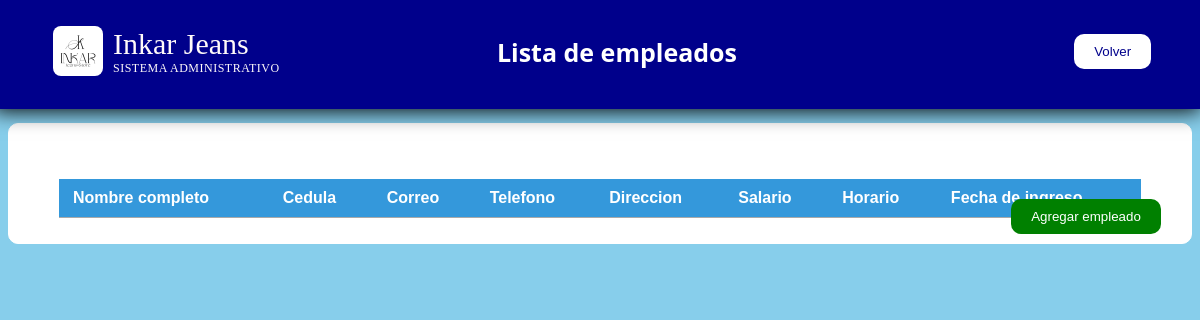
The app's page /empleados, older data.
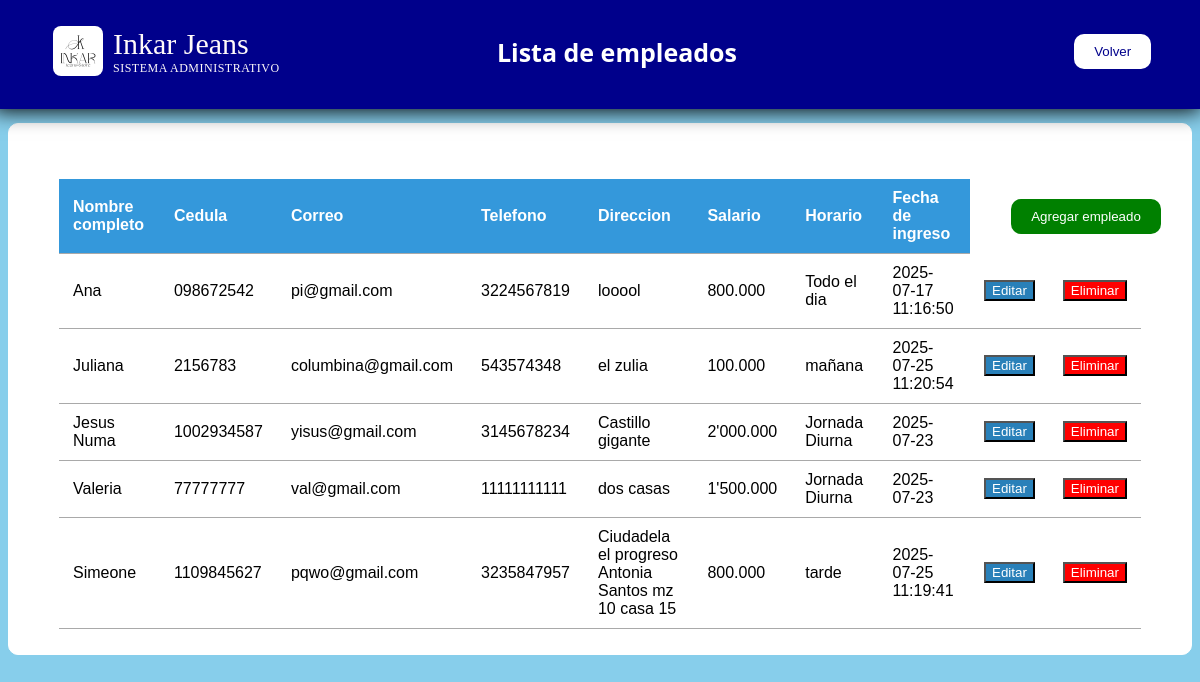
The same page, newer data.
### app.py (models this page shows)
class Empleado(tablita):
    __tablename__="Empleados"
    id=Column(Integer, primary_key=True)
    nombre=Column(String(50), nullable=False)
    cedula=Column(String(50), nullable=False)
    correo=Column(String(50), nullable=False)
    telefono=Column(String(50), nullable=False)
    direccion=Column(String(50), nullable=False)
    salario=Column(String(50), nullable=False)
    horario=Column(String(50), nullable=False)
    fechaingreso=Column(String(50), default=datetime.now().strftime("%Y-%m-%d"))
    horas_trabajadas = relationship("HorasTrabajadas", back_populates="empleado", cascade="all, delete-orphan")

### app.py (the view)
@app.route('/empleados')
def empleados():
    lista_empleados=session.query(Empleado).all()
    return render_template('empleados.html', empleados=lista_empleados)

### templates/empleados.html (shortened to what this page needs)
<!DOCTYPE html>
<html>
    <head>
        <link rel="stylesheet" href="{{url_for('static', filename='empleados.css')}}">
    </head>
    <body>
        <div class="contenedor">
            <div class="logo">
                <img src="{{url_for('static', filename='imgs/logoInkar.jpg')}}">
                <div class="titu">
                    Inkar Jeans<br>
                    <span>SISTEMA ADMINISTRATIVO</span>
                </div>
            </div>
            <h2 class="texnav">Lista de empleados</h2>
            <a href="{{url_for('administracion')}}"><button class="botonvolver">Volver</button></a>
        </div>
        <section class="panel">
            <a href="{{url_for('agregar_empleado')}}"><button class="agregaremple">Agregar empleado</button></a>
            <table>
                <thead>
                    <tr>
                        <th>Nombre completo</th>
                        <th>Cedula</th>
                        <th>Correo</th>
                        <th>Telefono</th>
                        <th>Direccion</th>
                        <th>Salario</th>
                        <th>Horario</th>
                        <th>Fecha de ingreso</th>
                    </tr>
                </thead>
                <tbody>
                    {% for dato in empleados %}
                    <tr>
                        <td>{{dato.nombre}}</td>
                        <td>{{dato.cedula}}</td>
                        <td>{{dato.correo}}</td>
                        <td>{{dato.telefono}}</td>
                        <td>{{dato.direccion}}</td>
                        <td>{{dato.salario}}</td>
                        <td>{{dato.horario}}</td>
                        <td>{{dato.fechaingreso}}</td>
                        <td>
                            <a href="{{url_for('editar_empleado', id=dato.id)}}"><button>Editar</button></a>
                        </td>
                        <td>
                            <form method="POST" action="{{url_for('eliminar_empleado', id=dato.id)}}" onsubmit="return confirm('¿Seguro que quiere eliminar este empleado?');">
                                <button type="submit">Eliminar</button>
                            </form>
                        </td>
                    </tr>
                    {% endfor %}
                </tbody>
            </table>
        </section>
    </body>
</html>

### static/empleados.css (style rules this page uses)
body { background-color: skyblue; background-repeat: no-repeat; background-size: cover; color: black; }
.contenedor { background-color: darkblue; box-shadow: 0 2px 20px black; padding: 20px 50px; display: flex; justify-content: space-between; align-items: center; position: relative; bottom: 14px; right: 15px; width: 93.6%; }
.panel { background-color: white; border-radius: 10px; box-shadow: 0, 2px 6px rgb(0, 0, 0, 0.1); max-width: 1200px; margin: auto; padding: 5px 50px; border: 1px solid white; font-family: Arial, Helvetica, sans-serif; }
h2 { text-align: center; margin-bottom: 20px; color: white; position: relative; right: 50px; font-size: 30px; }
.logo { display: flex; position: relative; left: 10px; }
.logo img { width: 50px; height: 50px; border-radius: 8px; transition: transform 0.3s ease; }
.logo span { display: block; letter-spacing: 0.5px; color: snow; font-size: 12px; }
.titu { color: snow; position: relative; font-size: 30px; left: 10px; top: 1px }
.texnav { color: white; display: flex; align-items: center; font-family: 'Segoe UI', Tahoma, Geneva, Verdana, sans-serif; font-size: 25px; }
.agregaremple { background-color: green; color: white; border: none; border-radius: 10px; padding: 10px 16px; cursor: pointer; margin-bottom: 15px; padding: 10px 20px; position: relative; left: 88%; top: 70px; }
.botonvolver { background-color: white; color: darkblue; cursor: pointer; border: none; border-radius: 10px; padding: 10px 20px; }
table { width: 100%; border-collapse: collapse; margin-bottom: 20px; }
thead { background-color: #3498db; color: white; }
th, td { padding: 10px 14px; text-align: left; border-bottom: 1px solid darkgray; }
button { background-color: #2980b9; color: white; }
button[type="submit"] { background-color: red; color: white; }

Row changes from the older to the newer data that the page shows:
added Empleado: nombre "Ana", cedula "098672542", correo "pi@gmail.com", telefono "3224567819", direccion "looool", salario "800.000", horario "Todo el dia", fechaingreso "2025-07-17 11:16:50"
added Empleado: nombre "Juliana", cedula "2156783", correo "columbina@gmail.com", telefono "543574348", direccion "el zulia", salario "100.000", horario "mañana", fechaingreso "2025-07-25 11:20:54"
added Empleado: nombre "Jesus Numa", cedula "1002934587", correo "yisus@gmail.com", telefono "3145678234", direccion "Castillo gigante", salario "2'000.000", horario "Jornada Diurna", fechaingreso "2025-07-23"
added Empleado: nombre "Valeria", cedula "77777777", correo "val@gmail.com", telefono "11111111111", direccion "dos casas", salario "1'500.000", horario "Jornada Diurna", fechaingreso "2025-07-23"
added Empleado: nombre "Simeone", cedula "1109845627", correo "pqwo@gmail.com", telefono "3235847957", direccion "Ciudadela el progreso Antonia Santos mz 10 casa 15", salario "800.000", horario "tarde", fechaingreso "2025-07-25 11:19:41"
